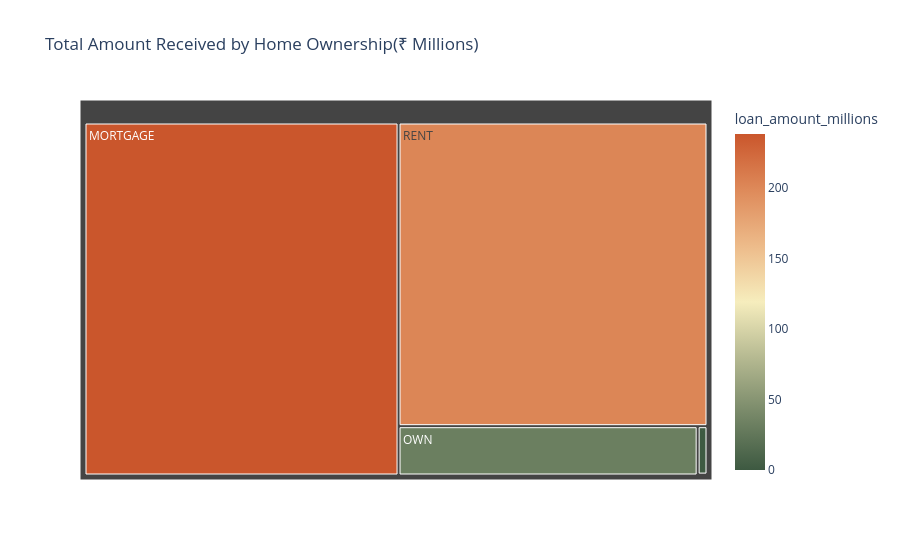

Source (notebook cell):
### Markdown cell above
### Home ownership by Total Amount Received

### Code cell
home_amount_received = df.groupby('home_ownership')['total_payment'].sum().reset_index()
home_amount_received['loan_amount_millions'] = home_amount_received['total_payment']/1000000

fig = px.treemap(
    home_amount_received,
    path=['home_ownership'],
    values='loan_amount_millions',
    color='loan_amount_millions',
    color_continuous_scale='fall',
    title='Total Amount Received by Home Ownership(₹ Millions)'
)

fig.show()

### Figure 1 — Plotly figure (JSON) as saved in the notebook; plotly's stock layout.template omitted (floating-point values rounded to 4 significant figures)
{"data": [{"branchvalues": "total", "customdata": [[238.5], [0.01905], [1.025], [31.73], [201.8]], "domain": {"x": [0, 1], "y": [0, 1]}, "hovertemplate": "labels=%{label}<br>loan_amount_millions_sum=%{value}<br>parent=%{parent}<br>id=%{id}<br>loan_amount_millions=%{color}<extra></extra>", "ids": ["MORTGAGE", "NONE", "OTHER", "OWN", "RENT"], "labels": ["MORTGAGE", "NONE", "OTHER", "OWN", "RENT"], "marker": {"coloraxis": "coloraxis", "colors": [238.5, 0.01905, 1.025, 31.73, 201.8]}, "name": "", "parents": ["", "", "", "", ""], "type": "treemap", "values": [238.5, 0.01905, 1.025, 31.73, 201.8]}], "layout": {"coloraxis": {"autocolorscale": false, "colorbar": {"title": {"text": "loan_amount_millions"}}, "colorscale": [[0, "rgb(61, 89, 65)"], [0.1667, "rgb(119, 136, 104)"], [0.3333, "rgb(181, 185, 145)"], [0.5, "rgb(246, 237, 189)"], [0.6667, "rgb(237, 187, 138)"], [0.8333, "rgb(222, 138, 90)"], [1, "rgb(202, 86, 44)"]]}, "legend": {"tracegroupgap": 0}, "title": {"text": "Total Amount Received by Home Ownership(₹ Millions)"}}}
